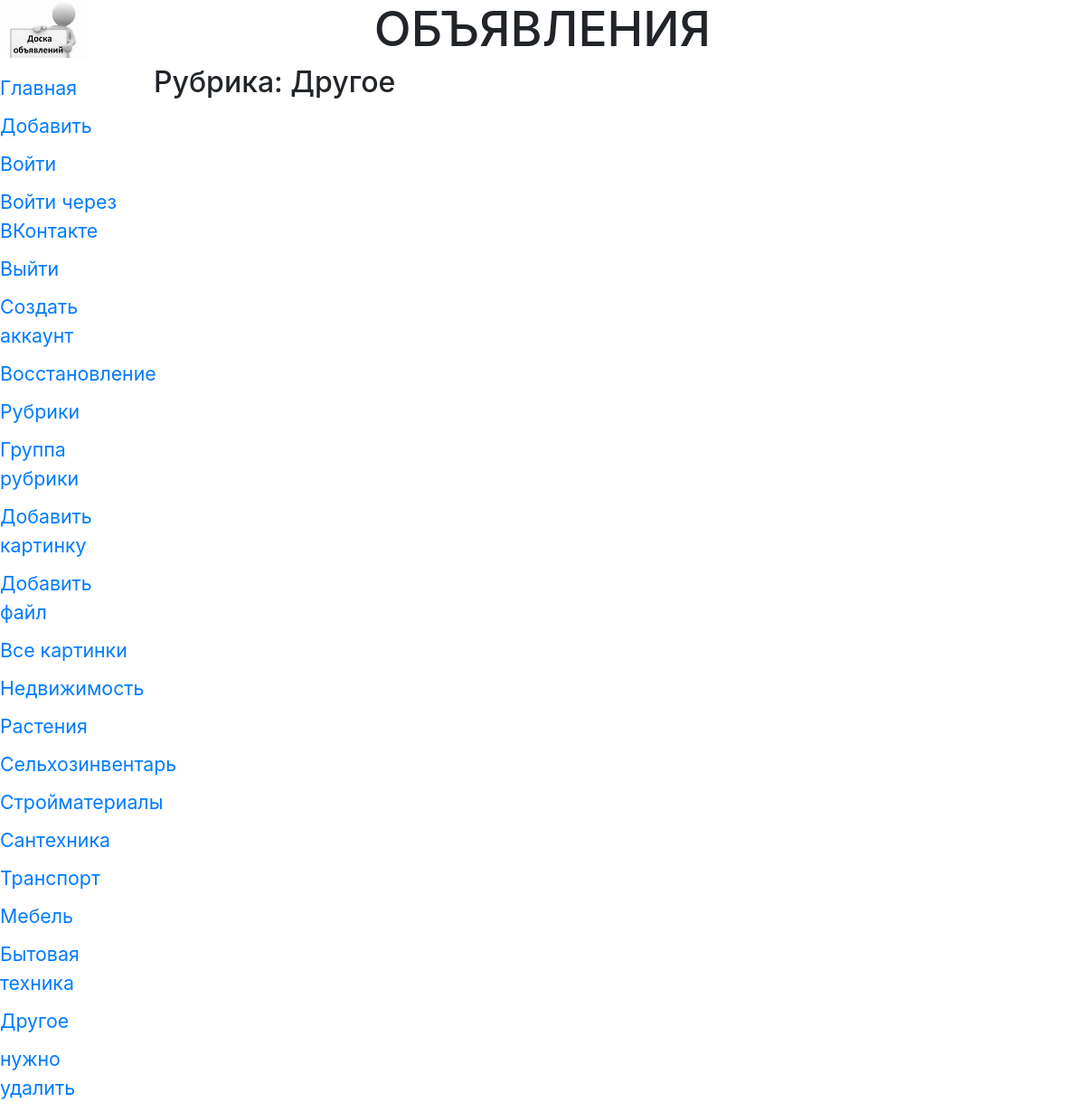
Page /bboard/9/ on the earlier database version.
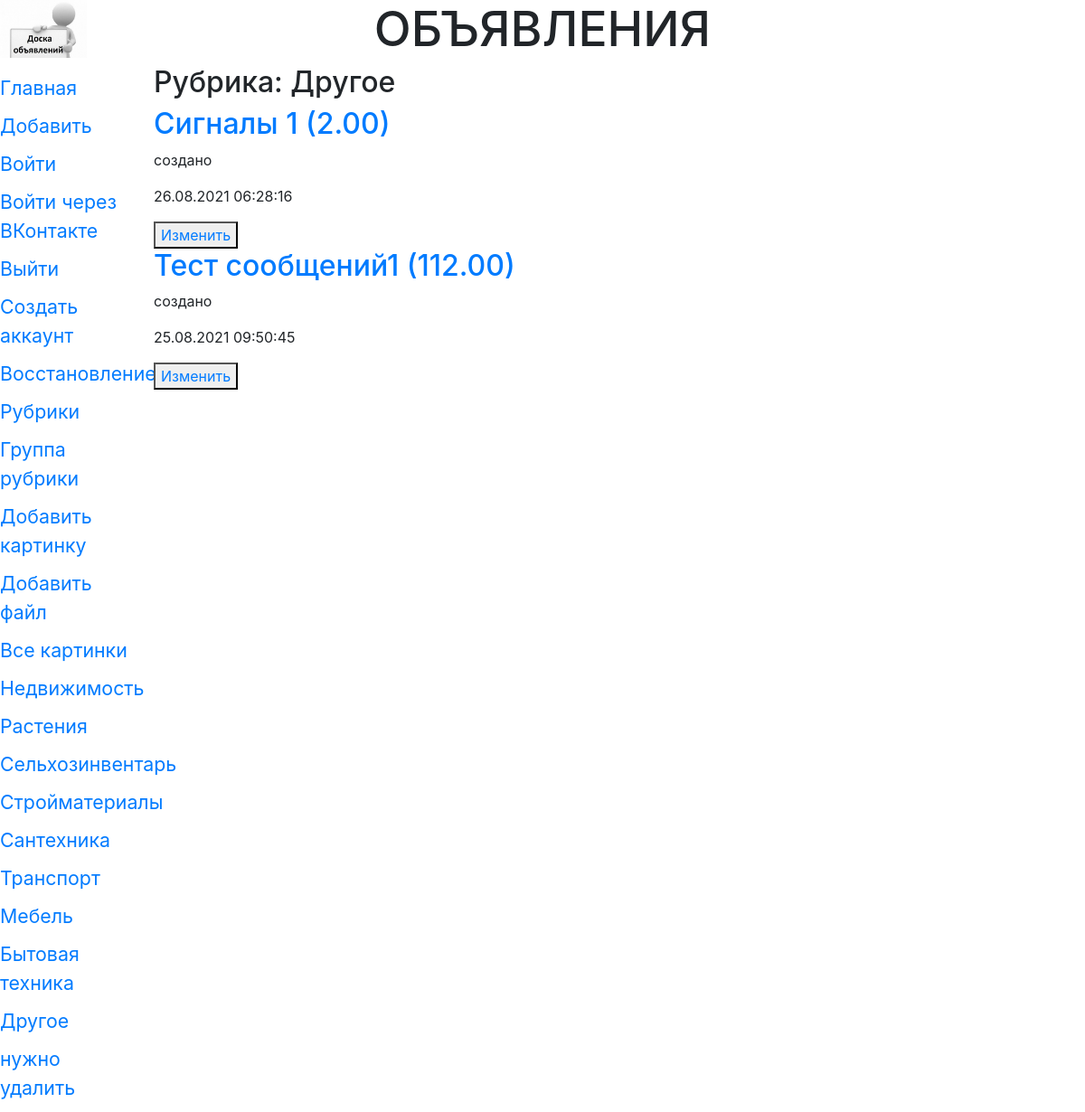
Same page on the later database version.
### bboard/models.py (models this page shows, shortened)
class Rubric (models.Model):#клас рубрик
    name = models.CharField(max_length=20, db_index=True, verbose_name='Название')
    order = models.SmallIntegerField(default=0, db_index=True)
    class Meta:
        verbose_name_plural = 'Рубрики'
        verbose_name = 'Рубрика'
        ordering = ['order', 'name']

class Bb(models.Model):#описание полей базы данных (таблица)
    title = models.CharField(max_length=50, verbose_name='Товар',
            validators=[validators.RegexValidator(regex='^.{4,}$')],
            error_messages={'invalid': 'Неправильное название товара'})#добавим валидатор по регулярному выражению
    content = models.TextField(null=True, blank=True, verbose_name='Описание',)
    price = models.FloatField(null=True, blank=True, verbose_name='Цена',
            validators=[validate_even,])#добавили свой валидатор MinMaxValueValidator(1,999999)
    published = models.DateTimeField(auto_now_add=True,db_index=True, verbose_name='Опубликовано')
    rubric = models.ForeignKey('Rubric', null=True,
    on_delete=models.PROTECT, verbose_name='Рубрика')#еще одно поле рубрика, foreignKey поле Первичной модели, 1-ссылка на класс,2 поле не обяз,3 защита от удаления всех полей рубрики какойлибо
    class Meta:#параметры полей и моделей(представление в человеческом виде-ед и мн число и порядок)
        verbose_name_plural = 'Объявления'
        verbose_name = 'Объявление'
        ordering = ['-published','title']#порядок сортировки
        unique_together = (
            ('title', 'published'),
            ('title', 'price', 'rubric')
        )#теперь поля товара и даты должны быть уникальны
        get_latest_by = '-published'
    def title_and_price(self):# функция для функционального поля, выводит название и цену или название
        if self.price:
            return '%s (%.2f)' %(self.title, self.price)
        else:
            return self.title
    title_and_price.short_description = 'Название и цена'

### bboard/views.py (the view)
# urls.py: path('<int:rubric_id>/', by_rubric, name='by_rubric'),#рубрика через функцию
@cache_page(60 * 5)
def by_rubric(request, rubric_id):#котролер для разбиения по рубрикам
    bbs = Bb.objects.filter(rubric=rubric_id)#отбор всех экземпляров класса Бб по рубрике =id
    rubrics = Rubric.objects.all()#все рубрики
    current_rubric = Rubric.objects.get(pk=rubric_id)
    context ={'bbs': bbs, 'rubrics':rubrics,
    'current_rubric': current_rubric}#поля шаблона связаны с переменными
    return render(request, 'bboard/by_rubric.html', context)

### bboard/templates/bboard/by_rubric.html (shortened to what this page needs)
{% extends "layout/basic.html" %}
{% block content %}
<h2>Рубрика: {{ current_rubric.name }}</h2>
{% for bb in bbs %}
<div>
    <h2><a href="{% url 'detail' pk=bb.pk %}">{{ bb.title_and_price }}</a></h2>
    <p>{{ bb.content }}</p>
    <p>{{ bb.published|date:"d.m.Y H:i:s" }}</p>
    <button><a href="{% url 'edit' pk=bb.pk %}">Изменить</a></button>
</div>
{% endfor %}
{% endblock %}

### bboard/templates/layout/basic.html (shortened to what this page needs)
{% load static %}
{% load bootstrap4 %}
{% load cache %}
<!DOCTYPE html>
<html>
    <head>
        <link rel="stylesheet" type="text/css" href="{% static 'bboard/style.css' %}">
        {% bootstrap_css %}
    </head>
    <body>
        <header>
            <h1>Объявления</h1>
        </header>
        {% cache 300 navbar %}
        <nav>
            <a href="{% url 'index' %}">Главная</a>
            <a href="{% url 'add' %}">Добавить</a>
            <a href="{% url 'login' %}">Войти</a>
            <a href="{% url 'social:begin' 'vk-oauth2' %}">Войти через ВКонтакте</a>
            <a href="{% url 'logout' %}">Выйти</a>
            <a href="{% url 'add_user' %}">Создать аккаунт</a>
            <a href="{% url 'password_reset' %}">Восстановление</a>
            <a href="{% url 'rubrics' %}">Рубрики</a>
            <a href="{% url 'rubrics_formset' %}">Группа рубрики</a>
            <a href="{% url 'add_img' %}">Добавить картинку</a>
            <a href="{% url 'add_file' %}">Добавить файл</a>
            <a href="{% url 'all_img' %}">Все картинки</a>
            {% for rubric in rubrics %}
            <a href="{{ rubric.get_absolute_url }}">{{ rubric.name }}</a>
            {% endfor %}
        </nav>
        {% endcache %}
        <section>
        {% block content %}
        {% endblock %}
        </section>
    </body>
</html>

Differences in the rows shown:
added Bb: title_and_price "Сигналы 1 (2.00)", content "создано", published "26.08.2021 06:28:16"
added Bb: title_and_price "Тест сообщений1 (112.00)", content "создано", published "25.08.2021 09:50:45"
